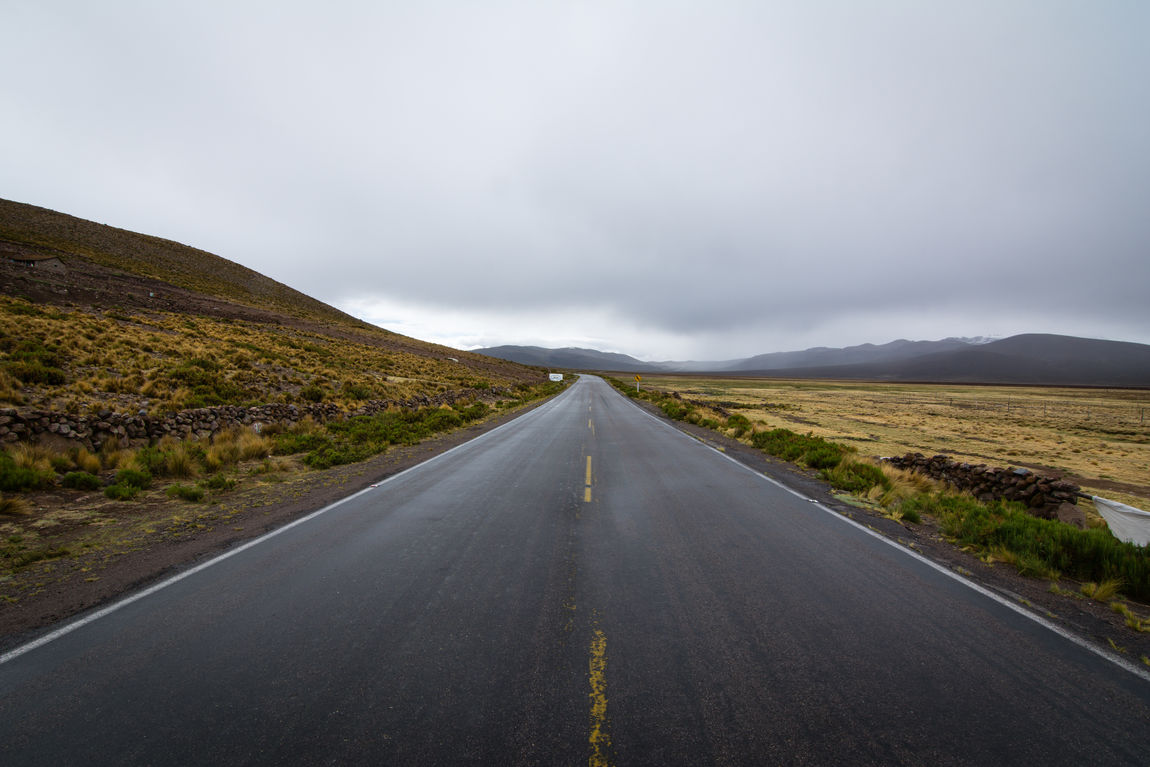
#> input picture Taxi Renting ADA/road.jpg, 1150 x 767 px; its folder holds 6 pictures in this run
$ python -i Code.py   (imports and definitions only)   (older library calls are emulated)
#> lines starting #> are read from the running program, lines starting #| are printed output that depends on the picture
import tkinter
from PIL import ImageTk, Image
#import sqlite3
#import time
import random
#conn=sqlite3.connect("TaxiDB.db")

'''#conn.execute("DROP TABLE IF EXISTS Reservation")
conn.execute("DROP TABLE IF EXISTS USER")
conn.execute("DROP TABLE IF EXISTS RESERVATION")

#conn.execute("DROP TABLE IF EXISTS Car")

conn.execute("Create table USER (name varchar(20), mob varchar(15) PRIMARY KEY,  pass varchar(15));")
conn.execute("INSERT INTO USER (mob, pass) VALUES(?,?)", ("9818028023", "password"))
conn.execute("Create table RESERVATION (rid int, name varchar(20), mob varchar(15) PRIMARY KEY, point varchar(20), pt varchar(30),  dt varchar(30));")
#conn.execute("Create table ArtWork (Title varchar(20) PRIMARY KEY, AName varchar(15), Year int, Type varchar(15), Price real);")
#conn.execute("Create table Customer (CName varchar(15) PRIMARY KEY, Address varchar(40) DEFAULT None, Pno int DEFAULT None, Amount real DEFAULT 0 );")
#conn.execute("Create table Purchase (Cname varchar(15), Title varchar(20), Price real, Date varchar(10));")
'''

Customers=[]
customers_dict={"Name":"Sejal", "Mobile":"9650061224", "Pw":"sejal"}
# [1 line not run here, left out]
customers_dict={"Name":"Aanchal", "Mobile":"9818028023", "Pw":"aanchal"}
# [1 line not run here, left out]
customers_dict={"Name":"Abhishek", "Mobile":"9818826362", "Pw":"abhi"}
# [1 line not run here, left out]

Reservations=[]
reservations_dict={"RID":'4536',"Name":"Karan", "Point":"Dwarka", "ts":"09:00-12:00", "Car":"WagonR","Rent":'2500', "Security":'25000'}
# [1 line not run here, left out]
# [4 lines of commented-out code are left out]

choice=[""]

mini=[]
WagonR=['WagonR',2500, 25000,1,4,7]
Ritz=['Ritz',2500, 25000,1,5,8]
i10=['i10',2500, 25000,2,5]
i20=['i20',2500, 25000,3,6]
Swift=['Swift',2500, 25000,3]
# [5 lines not run here, left out]

sedan=[]
Verna=['Verna',3500, 35000,1,4,7]
Dzire=['Dzire',3500, 35000,1,5,8]
Ciaz=['Ciaz',3500, 35000,2,5]
Amaze=['Amaze',3500, 35000,3,6]
Accent=['Accent',3500, 35000,3]
# [5 lines not run here, left out]

suv=[]
Creta=['Creta',4500, 45000, 1,4,7]
Innova=['Innova',4500, 45000,1,5,8]
Scorpio=['Scorpio',4500, 45000,2,5]
Nexon=['Nexon',4500, 45000,3,6]
Brezza=['Brezza',4500, 45000,3]
# [5 lines not run here, left out]

TIMESLOTS=[]
a=9
b=12
# [9 lines not run here, left out]

#User= {'Names':["Sejal", "Aanchal", "Abhishek"],'Mobile':['9650061224', '9818028023', '9818826362'],'Address':['Dwarka', 'Dwarka', 'Gurgaon']}
#userdata= pd.Dataframe

'''def final():
    row=list(conn.execute("Select rid from RESERVATION where rid=?", (myrid,)))
    for r in row:
        print(r)

    row=list(conn.execute("Select pt,dt from RESERVATION"))
    for x in row:
        x[0]=datetime.date(2006, 12, 25)
  '''

# [232 lines left out: functions final, activity_selection, update_reservation, booking, not called in this run]


def minicar():
    choice[0]='mini'
    booking()
def sedancar():
    choice[0]='sedan'
    booking()
def suvcar():
    choice[0]='suv'
    booking()

def citypage():

    #f1 = tkinter.Frame(root, bg="#FFA07A")
    #f1.place(height=2000, width=2000)

    img= Image.open("road.jpg")
#> img is the input picture: PIL image 1150x767 RGB; mean R, G, B 124.8, 124.6, 124.6
    img = img.resize((1362,763))
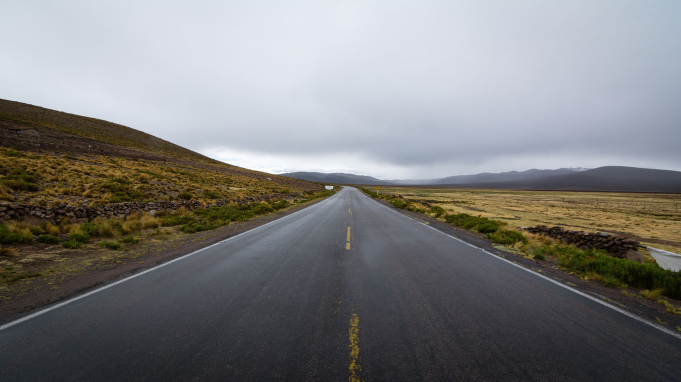
#> img: PIL image 1362x763 RGB (shown at 1/2 size); mean R, G, B 124.8, 124.6, 124.6
    img1 = ImageTk.PhotoImage(img)
#> (the run stopped early here; a loop or call above may not have finished)
